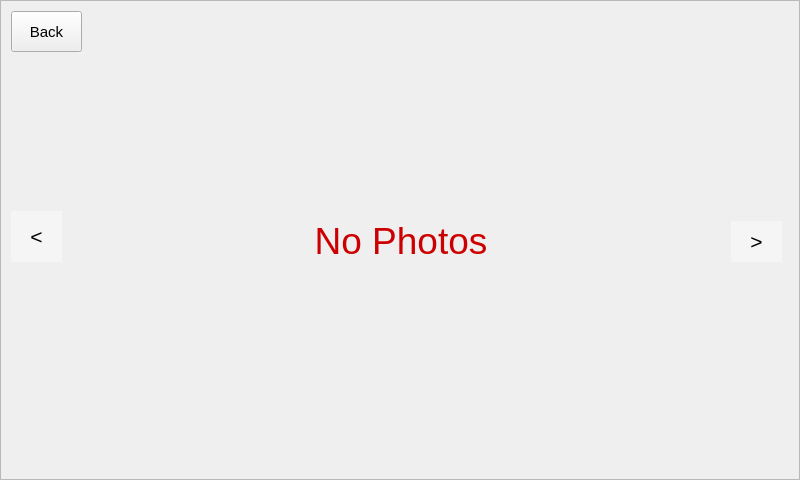
<?xml version="1.0" encoding="UTF-8"?>
<ui version="4.0">
 <class>showphoto</class>
 <widget class="QMainWindow" name="showphoto">
  <property name="geometry">
   <rect>
    <x>0</x>
    <y>0</y>
    <width>800</width>
    <height>480</height>
   </rect>
  </property>
  <property name="windowTitle">
   <string>MainWindow</string>
  </property>
  <widget class="QWidget" name="centralwidget">
   <widget class="QScrollArea" name="scrollArea">
    <property name="geometry">
     <rect>
      <x>0</x>
      <y>0</y>
      <width>800</width>
      <height>480</height>
     </rect>
    </property>
    <property name="widgetResizable">
     <bool>true</bool>
    </property>
    <widget class="QWidget" name="scrollAreaWidgetContents">
     <property name="geometry">
      <rect>
       <x>0</x>
       <y>0</y>
       <width>798</width>
       <height>478</height>
      </rect>
     </property>
     <widget class="QLabel" name="label">
      <property name="geometry">
       <rect>
        <x>0</x>
        <y>0</y>
        <width>800</width>
        <height>480</height>
       </rect>
      </property>
      <property name="font">
       <font>
        <pointsize>28</pointsize>
       </font>
      </property>
      <property name="styleSheet">
       <string notr="true">color: rgb(204, 0, 0);</string>
      </property>
      <property name="text">
       <string>No Photos</string>
      </property>
      <property name="alignment">
       <set>Qt::AlignCenter</set>
      </property>
     </widget>
     <widget class="QPushButton" name="showphoto_back">
      <property name="geometry">
       <rect>
        <x>10</x>
        <y>10</y>
        <width>71</width>
        <height>41</height>
       </rect>
      </property>
      <property name="font">
       <font>
        <pointsize>11</pointsize>
       </font>
      </property>
      <property name="focusPolicy">
       <enum>Qt::NoFocus</enum>
      </property>
      <property name="styleSheet">
       <string notr="true"/>
      </property>
      <property name="text">
       <string>Back</string>
      </property>
     </widget>
     <widget class="QPushButton" name="showphoto_front">
      <property name="geometry">
       <rect>
        <x>10</x>
        <y>210</y>
        <width>51</width>
        <height>51</height>
       </rect>
      </property>
      <property name="font">
       <font>
        <pointsize>16</pointsize>
       </font>
      </property>
      <property name="focusPolicy">
       <enum>Qt::NoFocus</enum>
      </property>
      <property name="styleSheet">
       <string notr="true">background-color: rgba(255, 255, 255, 100); border: none;</string>
      </property>
      <property name="text">
       <string>&lt;</string>
      </property>
     </widget>
     <widget class="QPushButton" name="showphoto_next">
      <property name="geometry">
       <rect>
        <x>730</x>
        <y>220</y>
        <width>51</width>
        <height>41</height>
       </rect>
      </property>
      <property name="font">
       <font>
        <pointsize>16</pointsize>
       </font>
      </property>
      <property name="focusPolicy">
       <enum>Qt::NoFocus</enum>
      </property>
      <property name="styleSheet">
       <string notr="true">background-color: rgba(255, 255, 255, 100); border: none;</string>
      </property>
      <property name="text">
       <string>&gt;</string>
      </property>
     </widget>
    </widget>
   </widget>
  </widget>
 </widget>
 <resources/>
 <connections/>
</ui>
